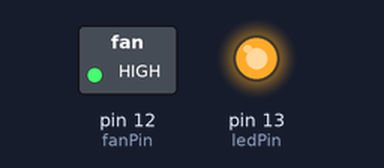
This sketch was run on a simulated Arduino Uno, built with avr-gcc and run on an emulated ATmega328P. Parts: switched loads named in the sketch (green lamp = pin HIGH), output pins drawn as LEDs (lit = HIGH).

Above: at 1.5 s.
At 4.5 s:
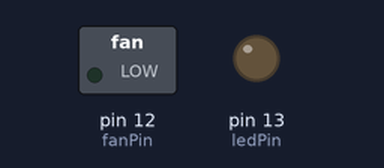
Timing chart, 0 to 7.8 s (numbered marks = the images above):
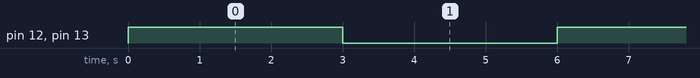

Measured:
- by itself, pin 12 (fanPin), pin 13 (ledPin): alternates HIGH for 3.0 s and LOW for 3.0 s

The sketch:

fan_and_led_control.ino
```cpp
// Basic Embedded Interfacing: Peripheral Device Control
// Designed to control a 5V cooling fan and a status indicator LED

const int fanPin = 12; // Digital output pin connected to the fan relay interface
const int ledPin = 13; // Digital output pin connected to the indicator LED

void setup() {
  // Initialize the digital pins as output interfaces
  pinMode(fanPin, OUTPUT);
  pinMode(ledPin, OUTPUT);
}

void loop() {
  // Scenario: Turn on the system cooling fan and status LED
  digitalWrite(fanPin, HIGH); // Turn fan ON
  digitalWrite(ledPin, HIGH); // Turn LED ON
  delay(3000);                // Keep both running for 3 seconds

  // Scenario: Turn off devices to end the cycle/save power
  digitalWrite(fanPin, LOW);  // Turn fan OFF
  digitalWrite(ledPin, LOW);  // Turn LED OFF
  delay(3000);                // Keep both off for 3 seconds
}
```
